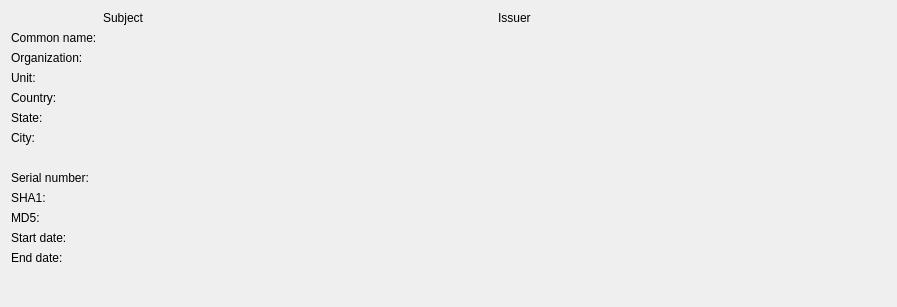
<?xml version="1.0" encoding="UTF-8"?>
<ui version="4.0">
 <class>SslCertificateInfoWidget</class>
 <widget class="QWidget" name="SslCertificateInfoWidget">
  <property name="geometry">
   <rect>
    <x>0</x>
    <y>0</y>
    <width>897</width>
    <height>307</height>
   </rect>
  </property>
  <property name="windowTitle">
   <string/>
  </property>
  <layout class="QFormLayout" name="formLayout">
   <item row="0" column="0" colspan="2">
    <layout class="QGridLayout" name="gridLayout_2" columnstretch="0,1,1">
     <item row="3" column="1">
      <widget class="QLabel" name="SubjectUnit_1">
       <property name="text">
        <string/>
       </property>
      </widget>
     </item>
     <item row="1" column="0">
      <widget class="QLabel" name="label_11">
       <property name="sizePolicy">
        <sizepolicy hsizetype="Minimum" vsizetype="Preferred">
         <horstretch>0</horstretch>
         <verstretch>0</verstretch>
        </sizepolicy>
       </property>
       <property name="text">
        <string>Common name:</string>
       </property>
      </widget>
     </item>
     <item row="2" column="0">
      <widget class="QLabel" name="label_13">
       <property name="sizePolicy">
        <sizepolicy hsizetype="Minimum" vsizetype="Preferred">
         <horstretch>0</horstretch>
         <verstretch>0</verstretch>
        </sizepolicy>
       </property>
       <property name="text">
        <string>Organization:</string>
       </property>
      </widget>
     </item>
     <item row="1" column="2">
      <widget class="QLabel" name="IssuerCommonName_1">
       <property name="text">
        <string/>
       </property>
      </widget>
     </item>
     <item row="2" column="1">
      <widget class="QLabel" name="SubjectOrganization_1">
       <property name="text">
        <string/>
       </property>
      </widget>
     </item>
     <item row="2" column="2">
      <widget class="QLabel" name="IssuerOrganization_1">
       <property name="text">
        <string/>
       </property>
      </widget>
     </item>
     <item row="0" column="1">
      <widget class="QLabel" name="label_14">
       <property name="text">
        <string>Subject</string>
       </property>
      </widget>
     </item>
     <item row="0" column="2">
      <widget class="QLabel" name="label_15">
       <property name="text">
        <string>Issuer</string>
       </property>
      </widget>
     </item>
     <item row="1" column="1">
      <widget class="QLabel" name="SubjectCommonName_1">
       <property name="text">
        <string/>
       </property>
      </widget>
     </item>
     <item row="3" column="0">
      <widget class="QLabel" name="label_17">
       <property name="text">
        <string>Unit:</string>
       </property>
      </widget>
     </item>
     <item row="4" column="0">
      <widget class="QLabel" name="label_18">
       <property name="text">
        <string>Country:</string>
       </property>
      </widget>
     </item>
     <item row="5" column="0">
      <widget class="QLabel" name="label_19">
       <property name="text">
        <string>State:</string>
       </property>
      </widget>
     </item>
     <item row="6" column="0">
      <widget class="QLabel" name="label_20">
       <property name="text">
        <string>City:</string>
       </property>
      </widget>
     </item>
     <item row="3" column="2">
      <widget class="QLabel" name="IssuerUnit_1">
       <property name="text">
        <string/>
       </property>
      </widget>
     </item>
     <item row="4" column="1">
      <widget class="QLabel" name="SubjectCountry_1">
       <property name="text">
        <string/>
       </property>
      </widget>
     </item>
     <item row="4" column="2">
      <widget class="QLabel" name="IssuerCountry_1">
       <property name="text">
        <string/>
       </property>
      </widget>
     </item>
     <item row="5" column="1">
      <widget class="QLabel" name="SubjectState_1">
       <property name="text">
        <string/>
       </property>
      </widget>
     </item>
     <item row="6" column="1">
      <widget class="QLabel" name="SubjectCity_1">
       <property name="text">
        <string/>
       </property>
      </widget>
     </item>
     <item row="6" column="2">
      <widget class="QLabel" name="IssuerCity_1">
       <property name="text">
        <string/>
       </property>
      </widget>
     </item>
     <item row="5" column="2">
      <widget class="QLabel" name="IssuerState_1">
       <property name="text">
        <string/>
       </property>
      </widget>
     </item>
    </layout>
   </item>
   <item row="1" column="0">
    <widget class="QLabel" name="label_12">
     <property name="text">
      <string/>
     </property>
    </widget>
   </item>
   <item row="2" column="0">
    <widget class="QLabel" name="label_22">
     <property name="text">
      <string>Serial number:</string>
     </property>
    </widget>
   </item>
   <item row="2" column="1">
    <widget class="QLabel" name="SerialNumber_">
     <property name="text">
      <string/>
     </property>
    </widget>
   </item>
   <item row="3" column="0">
    <widget class="QLabel" name="label_21">
     <property name="text">
      <string>SHA1:</string>
     </property>
    </widget>
   </item>
   <item row="3" column="1">
    <widget class="QLabel" name="Sha1_">
     <property name="text">
      <string/>
     </property>
    </widget>
   </item>
   <item row="4" column="0">
    <widget class="QLabel" name="label_23">
     <property name="text">
      <string>MD5:</string>
     </property>
    </widget>
   </item>
   <item row="4" column="1">
    <widget class="QLabel" name="Md5_">
     <property name="text">
      <string/>
     </property>
    </widget>
   </item>
   <item row="5" column="0">
    <widget class="QLabel" name="label_24">
     <property name="text">
      <string>Start date:</string>
     </property>
    </widget>
   </item>
   <item row="5" column="1">
    <widget class="QLabel" name="StartDate_">
     <property name="text">
      <string/>
     </property>
    </widget>
   </item>
   <item row="6" column="0">
    <widget class="QLabel" name="label_16">
     <property name="text">
      <string>End date:</string>
     </property>
    </widget>
   </item>
   <item row="6" column="1">
    <widget class="QLabel" name="EndDate_">
     <property name="text">
      <string/>
     </property>
    </widget>
   </item>
  </layout>
 </widget>
 <resources/>
 <connections/>
</ui>
